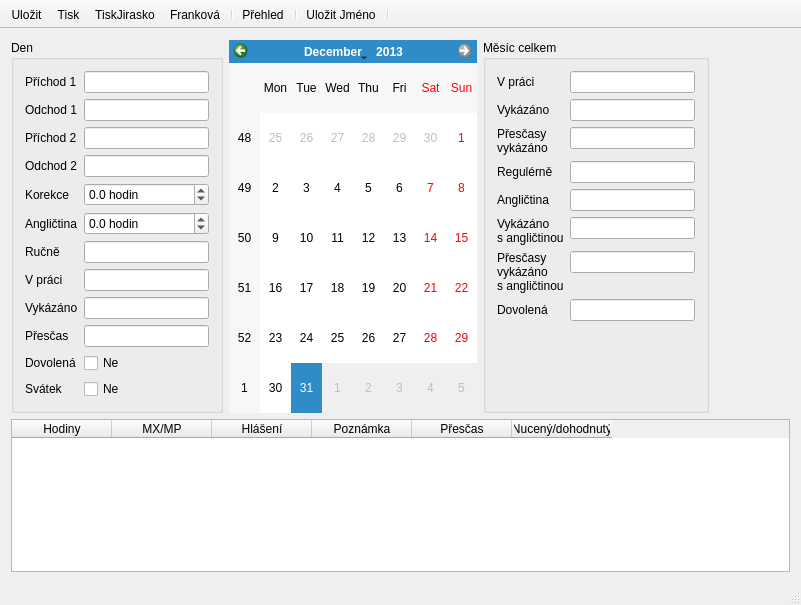
<?xml version="1.0" encoding="UTF-8"?>
<ui version="4.0">
 <class>MainWindow</class>
 <widget class="QMainWindow" name="MainWindow">
  <property name="geometry">
   <rect>
    <x>0</x>
    <y>0</y>
    <width>801</width>
    <height>605</height>
   </rect>
  </property>
  <property name="windowTitle">
   <string>Docházka</string>
  </property>
  <widget class="QWidget" name="centralWidget">
   <layout class="QVBoxLayout" name="verticalLayout" stretch="0,1">
    <item>
     <layout class="QHBoxLayout" name="horizontalLayout" stretch="0,1,0,2">
      <item>
       <widget class="QGroupBox" name="groupBox">
        <property name="title">
         <string>Den</string>
        </property>
        <layout class="QFormLayout" name="formLayout_2">
         <item row="0" column="0">
          <widget class="QLabel" name="label">
           <property name="text">
            <string>Příchod 1</string>
           </property>
          </widget>
         </item>
         <item row="0" column="1">
          <widget class="QLineEdit" name="editPrichod1">
           <property name="minimumSize">
            <size>
             <width>125</width>
             <height>0</height>
            </size>
           </property>
          </widget>
         </item>
         <item row="1" column="0">
          <widget class="QLabel" name="label_2">
           <property name="text">
            <string>Odchod 1</string>
           </property>
          </widget>
         </item>
         <item row="1" column="1">
          <widget class="QLineEdit" name="editOdchod1"/>
         </item>
         <item row="2" column="0">
          <widget class="QLabel" name="label_3">
           <property name="text">
            <string>Příchod 2</string>
           </property>
          </widget>
         </item>
         <item row="2" column="1">
          <widget class="QLineEdit" name="editPrichod2"/>
         </item>
         <item row="3" column="0">
          <widget class="QLabel" name="label_4">
           <property name="text">
            <string>Odchod 2</string>
           </property>
          </widget>
         </item>
         <item row="3" column="1">
          <widget class="QLineEdit" name="editOdchod2"/>
         </item>
         <item row="7" column="0">
          <widget class="QLabel" name="label_5">
           <property name="text">
            <string>V práci</string>
           </property>
          </widget>
         </item>
         <item row="7" column="1">
          <widget class="QLineEdit" name="editVpraci">
           <property name="readOnly">
            <bool>true</bool>
           </property>
          </widget>
         </item>
         <item row="8" column="0">
          <widget class="QLabel" name="label_6">
           <property name="text">
            <string>Vykázáno</string>
           </property>
          </widget>
         </item>
         <item row="8" column="1">
          <widget class="QLineEdit" name="editVykazano">
           <property name="readOnly">
            <bool>true</bool>
           </property>
          </widget>
         </item>
         <item row="9" column="0">
          <widget class="QLabel" name="label_13">
           <property name="text">
            <string>Přesčas</string>
           </property>
          </widget>
         </item>
         <item row="9" column="1">
          <widget class="QLineEdit" name="editPrescas">
           <property name="readOnly">
            <bool>true</bool>
           </property>
          </widget>
         </item>
         <item row="10" column="1">
          <widget class="QCheckBox" name="checkDovolena">
           <property name="text">
            <string>Ne</string>
           </property>
          </widget>
         </item>
         <item row="10" column="0">
          <widget class="QLabel" name="label_14">
           <property name="text">
            <string>Dovolená</string>
           </property>
          </widget>
         </item>
         <item row="4" column="0">
          <widget class="QLabel" name="label_9">
           <property name="text">
            <string>Korekce</string>
           </property>
          </widget>
         </item>
         <item row="6" column="0">
          <widget class="QLabel" name="label_15">
           <property name="text">
            <string>Ručně</string>
           </property>
          </widget>
         </item>
         <item row="6" column="1">
          <widget class="QLineEdit" name="editRucne"/>
         </item>
         <item row="11" column="0">
          <widget class="QLabel" name="label_16">
           <property name="text">
            <string>Svátek</string>
           </property>
          </widget>
         </item>
         <item row="11" column="1">
          <widget class="QCheckBox" name="checkSvatek">
           <property name="text">
            <string>Ne</string>
           </property>
          </widget>
         </item>
         <item row="4" column="1">
          <widget class="QDoubleSpinBox" name="spinKorekce">
           <property name="sizePolicy">
            <sizepolicy hsizetype="Expanding" vsizetype="Fixed">
             <horstretch>0</horstretch>
             <verstretch>0</verstretch>
            </sizepolicy>
           </property>
           <property name="suffix">
            <string> hodin</string>
           </property>
           <property name="decimals">
            <number>1</number>
           </property>
           <property name="minimum">
            <double>-100.000000000000000</double>
           </property>
           <property name="maximum">
            <double>100.000000000000000</double>
           </property>
           <property name="singleStep">
            <double>0.500000000000000</double>
           </property>
          </widget>
         </item>
         <item row="5" column="0">
          <widget class="QLabel" name="label_17">
           <property name="text">
            <string>Angličtina</string>
           </property>
          </widget>
         </item>
         <item row="5" column="1">
          <widget class="QDoubleSpinBox" name="spinAnglictina">
           <property name="sizePolicy">
            <sizepolicy hsizetype="Expanding" vsizetype="Fixed">
             <horstretch>0</horstretch>
             <verstretch>0</verstretch>
            </sizepolicy>
           </property>
           <property name="suffix">
            <string> hodin</string>
           </property>
           <property name="decimals">
            <number>1</number>
           </property>
           <property name="minimum">
            <double>-10.000000000000000</double>
           </property>
           <property name="maximum">
            <double>10.000000000000000</double>
           </property>
           <property name="singleStep">
            <double>0.500000000000000</double>
           </property>
          </widget>
         </item>
        </layout>
       </widget>
      </item>
      <item>
       <widget class="QCalendarWidget" name="calendarWidget">
        <property name="maximumSize">
         <size>
          <width>16777215</width>
          <height>16777215</height>
         </size>
        </property>
        <property name="minimumDate">
         <date>
          <year>2013</year>
          <month>1</month>
          <day>1</day>
         </date>
        </property>
        <property name="maximumDate">
         <date>
          <year>2013</year>
          <month>12</month>
          <day>31</day>
         </date>
        </property>
        <property name="firstDayOfWeek">
         <enum>Qt::Monday</enum>
        </property>
        <property name="gridVisible">
         <bool>false</bool>
        </property>
       </widget>
      </item>
      <item>
       <widget class="QGroupBox" name="groupBox_2">
        <property name="title">
         <string>Měsíc celkem</string>
        </property>
        <layout class="QFormLayout" name="formLayout">
         <property name="fieldGrowthPolicy">
          <enum>QFormLayout::AllNonFixedFieldsGrow</enum>
         </property>
         <item row="0" column="0">
          <widget class="QLabel" name="label_7">
           <property name="text">
            <string>V práci</string>
           </property>
          </widget>
         </item>
         <item row="0" column="1">
          <widget class="QLineEdit" name="editMVpraci">
           <property name="minimumSize">
            <size>
             <width>125</width>
             <height>0</height>
            </size>
           </property>
           <property name="readOnly">
            <bool>true</bool>
           </property>
          </widget>
         </item>
         <item row="1" column="0">
          <widget class="QLabel" name="label_8">
           <property name="text">
            <string>Vykázáno</string>
           </property>
          </widget>
         </item>
         <item row="1" column="1">
          <widget class="QLineEdit" name="editMVykazano">
           <property name="minimumSize">
            <size>
             <width>125</width>
             <height>0</height>
            </size>
           </property>
           <property name="readOnly">
            <bool>true</bool>
           </property>
          </widget>
         </item>
         <item row="2" column="0">
          <widget class="QLabel" name="label_10">
           <property name="text">
            <string>Přesčasy 
vykázáno</string>
           </property>
          </widget>
         </item>
         <item row="2" column="1">
          <widget class="QLineEdit" name="editMPVykazano">
           <property name="minimumSize">
            <size>
             <width>125</width>
             <height>0</height>
            </size>
           </property>
           <property name="readOnly">
            <bool>true</bool>
           </property>
          </widget>
         </item>
         <item row="3" column="0">
          <widget class="QLabel" name="label_11">
           <property name="text">
            <string>Regulérně</string>
           </property>
          </widget>
         </item>
         <item row="3" column="1">
          <widget class="QLineEdit" name="editMRegul">
           <property name="minimumSize">
            <size>
             <width>125</width>
             <height>0</height>
            </size>
           </property>
           <property name="readOnly">
            <bool>true</bool>
           </property>
          </widget>
         </item>
         <item row="5" column="0">
          <widget class="QLabel" name="label_18">
           <property name="text">
            <string>Vykázáno
s angličtinou</string>
           </property>
          </widget>
         </item>
         <item row="6" column="0">
          <widget class="QLabel" name="label_19">
           <property name="text">
            <string>Přesčasy 
vykázáno 
s angličtinou</string>
           </property>
          </widget>
         </item>
         <item row="7" column="0">
          <widget class="QLabel" name="label_12">
           <property name="text">
            <string>Dovolená</string>
           </property>
          </widget>
         </item>
         <item row="7" column="1">
          <widget class="QLineEdit" name="editMDovol">
           <property name="minimumSize">
            <size>
             <width>125</width>
             <height>0</height>
            </size>
           </property>
           <property name="readOnly">
            <bool>true</bool>
           </property>
          </widget>
         </item>
         <item row="5" column="1">
          <widget class="QLineEdit" name="editMVykEng">
           <property name="minimumSize">
            <size>
             <width>125</width>
             <height>0</height>
            </size>
           </property>
           <property name="readOnly">
            <bool>true</bool>
           </property>
          </widget>
         </item>
         <item row="6" column="1">
          <widget class="QLineEdit" name="editMPresEng">
           <property name="minimumSize">
            <size>
             <width>125</width>
             <height>0</height>
            </size>
           </property>
           <property name="readOnly">
            <bool>true</bool>
           </property>
          </widget>
         </item>
         <item row="4" column="0">
          <widget class="QLabel" name="label_20">
           <property name="text">
            <string>Angličtina</string>
           </property>
          </widget>
         </item>
         <item row="4" column="1">
          <widget class="QLineEdit" name="editEnglish">
           <property name="minimumSize">
            <size>
             <width>125</width>
             <height>0</height>
            </size>
           </property>
           <property name="readOnly">
            <bool>true</bool>
           </property>
          </widget>
         </item>
        </layout>
       </widget>
      </item>
      <item>
       <spacer name="horizontalSpacer">
        <property name="orientation">
         <enum>Qt::Horizontal</enum>
        </property>
        <property name="sizeHint" stdset="0">
         <size>
          <width>40</width>
          <height>20</height>
         </size>
        </property>
       </spacer>
      </item>
     </layout>
    </item>
    <item>
     <widget class="MojeTable" name="table">
      <property name="editTriggers">
       <set>QAbstractItemView::AnyKeyPressed|QAbstractItemView::DoubleClicked|QAbstractItemView::EditKeyPressed|QAbstractItemView::SelectedClicked</set>
      </property>
      <property name="alternatingRowColors">
       <bool>true</bool>
      </property>
      <property name="selectionBehavior">
       <enum>QAbstractItemView::SelectRows</enum>
      </property>
      <property name="rowCount">
       <number>0</number>
      </property>
      <property name="columnCount">
       <number>6</number>
      </property>
      <column>
       <property name="text">
        <string>Hodiny</string>
       </property>
      </column>
      <column>
       <property name="text">
        <string>MX/MP</string>
       </property>
      </column>
      <column>
       <property name="text">
        <string>Hlášení</string>
       </property>
      </column>
      <column>
       <property name="text">
        <string>Poznámka</string>
       </property>
      </column>
      <column>
       <property name="text">
        <string>Přesčas</string>
       </property>
      </column>
      <column>
       <property name="text">
        <string>Nucený/dohodnutý</string>
       </property>
      </column>
     </widget>
    </item>
   </layout>
  </widget>
  <widget class="QMenuBar" name="menuBar">
   <property name="geometry">
    <rect>
     <x>0</x>
     <y>0</y>
     <width>801</width>
     <height>19</height>
    </rect>
   </property>
  </widget>
  <widget class="QStatusBar" name="statusBar"/>
  <widget class="QToolBar" name="toolBar">
   <property name="windowTitle">
    <string>toolBar</string>
   </property>
   <property name="movable">
    <bool>false</bool>
   </property>
   <attribute name="toolBarArea">
    <enum>TopToolBarArea</enum>
   </attribute>
   <attribute name="toolBarBreak">
    <bool>false</bool>
   </attribute>
   <addaction name="actionSave"/>
   <addaction name="actionPrint"/>
   <addaction name="actionTiskJirasko"/>
   <addaction name="actionFrankova"/>
   <addaction name="separator"/>
   <addaction name="actionPrehled"/>
   <addaction name="separator"/>
   <addaction name="actionSaveName"/>
   <addaction name="separator"/>
  </widget>
  <action name="actionSave">
   <property name="icon">
    <iconset resource="zdroje.qrc">
     <normaloff>:/new/icons/save</normaloff>:/new/icons/save</iconset>
   </property>
   <property name="text">
    <string>Uložit</string>
   </property>
   <property name="shortcut">
    <string>Ctrl+S</string>
   </property>
  </action>
  <action name="actionPrehled">
   <property name="text">
    <string>Přehled</string>
   </property>
  </action>
  <action name="actionPrint">
   <property name="icon">
    <iconset resource="zdroje.qrc">
     <normaloff>:/new/icons/print</normaloff>:/new/icons/print</iconset>
   </property>
   <property name="text">
    <string>Tisk</string>
   </property>
   <property name="toolTip">
    <string>Vytiskne papír pro Frankovou</string>
   </property>
   <property name="shortcut">
    <string>Ctrl+P</string>
   </property>
  </action>
  <action name="actionSaveName">
   <property name="text">
    <string>Uložit Jméno...</string>
   </property>
  </action>
  <action name="actionTiskJirasko">
   <property name="icon">
    <iconset resource="zdroje.qrc">
     <normaloff>:/new/icons/J</normaloff>:/new/icons/J</iconset>
   </property>
   <property name="text">
    <string>TiskJirasko</string>
   </property>
   <property name="toolTip">
    <string>Vytiskne papír s přesčasama</string>
   </property>
  </action>
  <action name="actionFrankova">
   <property name="icon">
    <iconset resource="zdroje.qrc">
     <normaloff>:/new/icons/F</normaloff>:/new/icons/F</iconset>
   </property>
   <property name="text">
    <string>Franková</string>
   </property>
   <property name="toolTip">
    <string>Vytvoří excel soubor pro Frankovou</string>
   </property>
  </action>
 </widget>
 <layoutdefault spacing="6" margin="11"/>
 <customwidgets>
  <customwidget>
   <class>MojeTable</class>
   <extends>QTableWidget</extends>
   <header>mojetable.h</header>
  </customwidget>
 </customwidgets>
 <tabstops>
  <tabstop>calendarWidget</tabstop>
  <tabstop>editPrichod1</tabstop>
  <tabstop>editOdchod1</tabstop>
  <tabstop>editPrichod2</tabstop>
  <tabstop>editOdchod2</tabstop>
  <tabstop>spinKorekce</tabstop>
  <tabstop>editRucne</tabstop>
  <tabstop>checkDovolena</tabstop>
  <tabstop>checkSvatek</tabstop>
  <tabstop>table</tabstop>
  <tabstop>editMVykazano</tabstop>
  <tabstop>editMPVykazano</tabstop>
  <tabstop>editMRegul</tabstop>
  <tabstop>editMDovol</tabstop>
  <tabstop>editPrescas</tabstop>
  <tabstop>editVykazano</tabstop>
  <tabstop>editVpraci</tabstop>
  <tabstop>editMVpraci</tabstop>
 </tabstops>
 <resources>
  <include location="zdroje.qrc"/>
 </resources>
 <connections/>
</ui>
